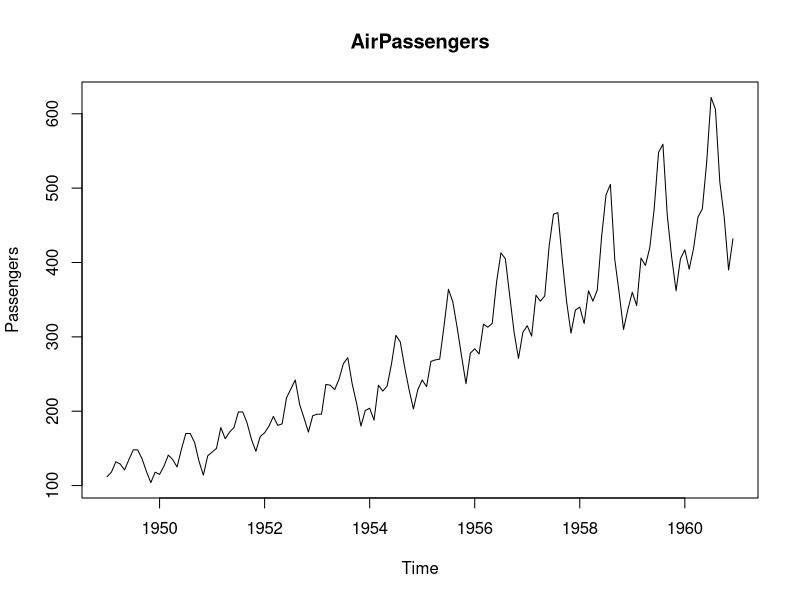
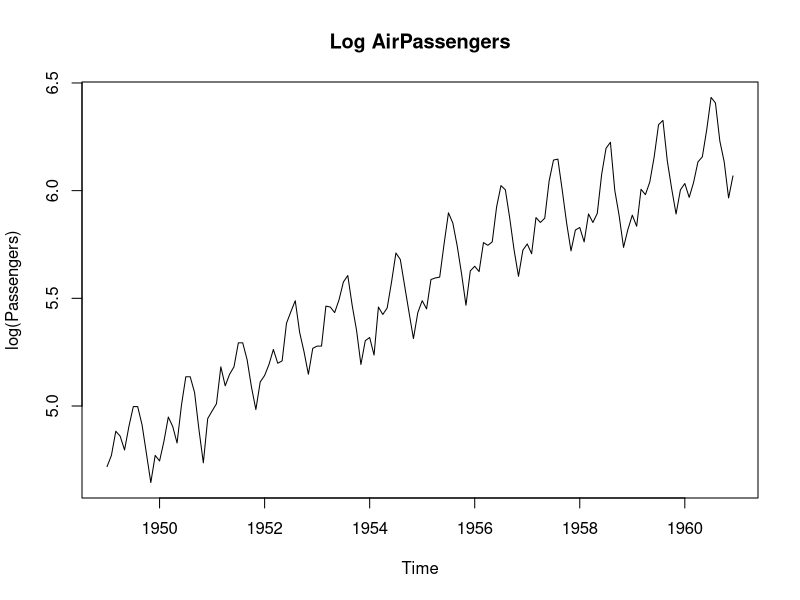
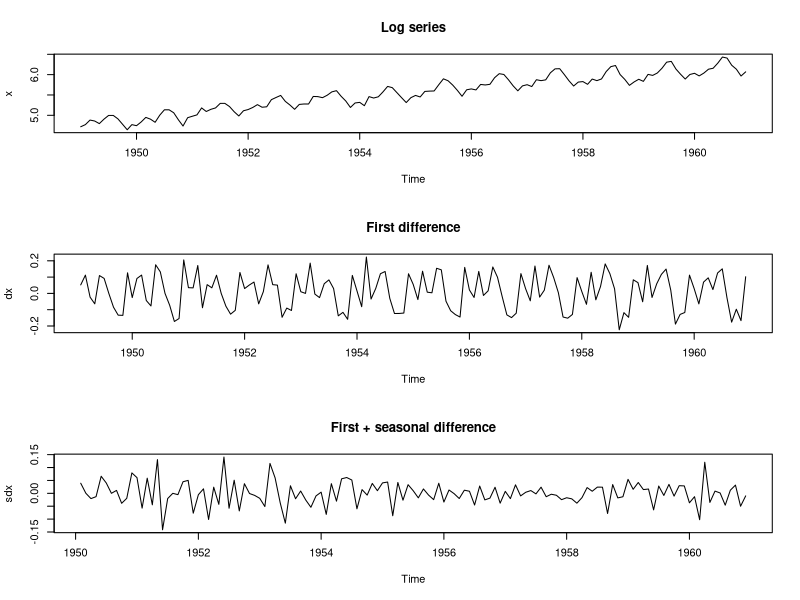
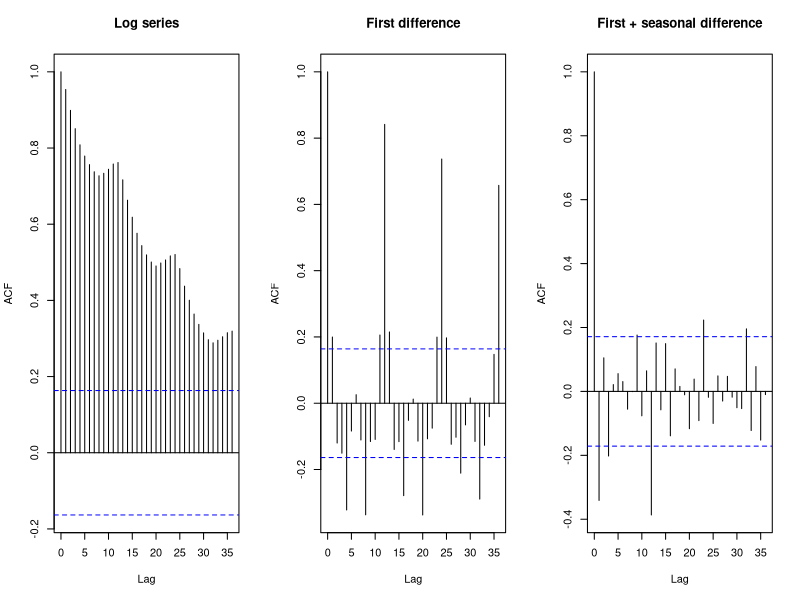
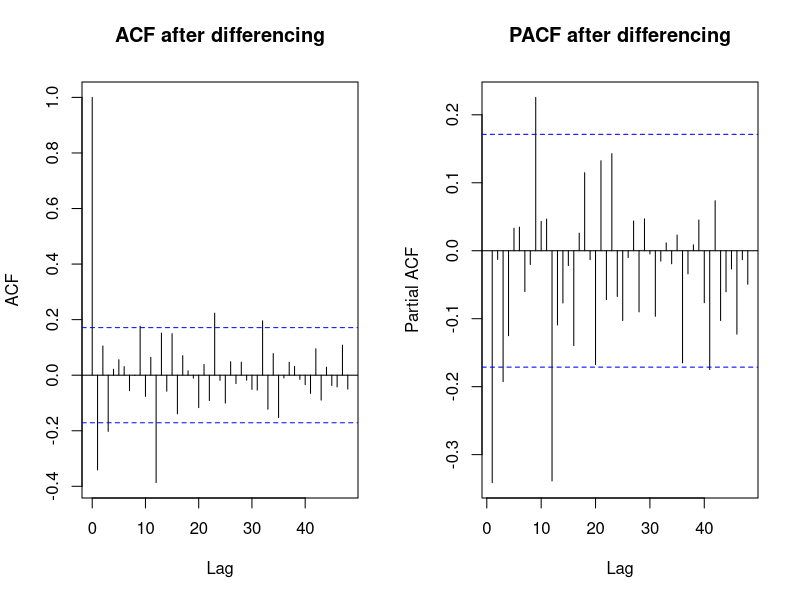
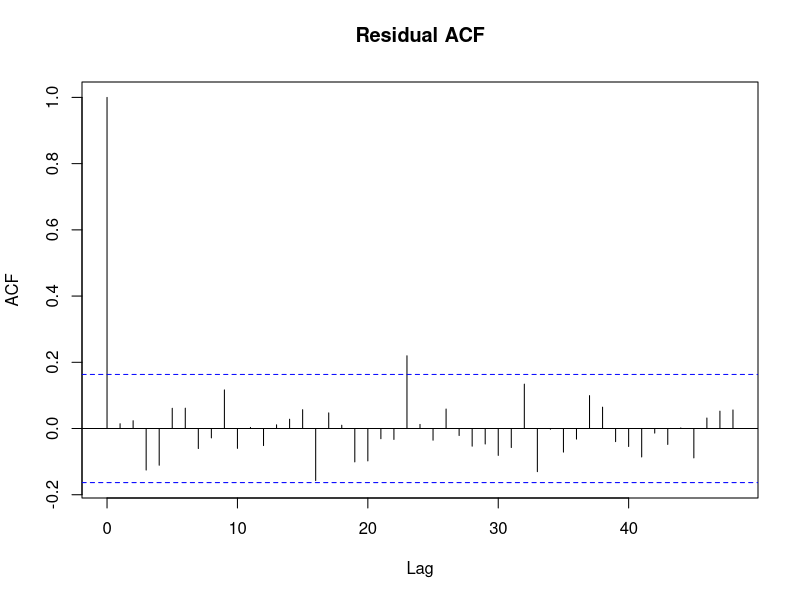
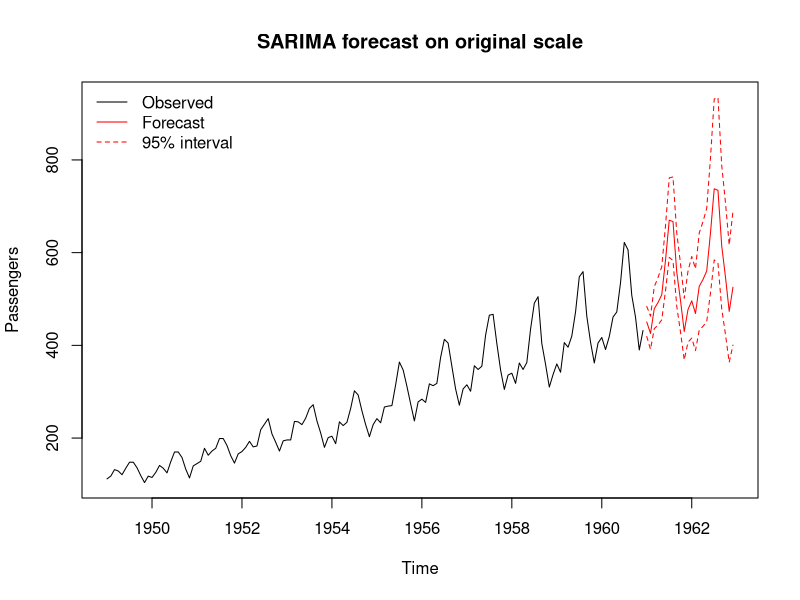

Generate these figures, in order, with R:
## ---- chunk 1
set.seed(311)
par(mfrow = c(1, 1))
## ---- chunk 2
plot(AirPassengers, main = "AirPassengers", ylab = "Passengers")
plot(log(AirPassengers), main = "Log AirPassengers", ylab = "log(Passengers)")
## ---- chunk 3
x <- log(AirPassengers)
dx <- diff(x)
sdx <- diff(dx, lag = 12)

par(mfrow = c(3, 1))
plot.ts(x, main = "Log series")
plot.ts(dx, main = "First difference")
plot.ts(sdx, main = "First + seasonal difference")
par(mfrow = c(1, 1))
## ---- chunk 4
par(mfrow = c(1, 3))
acf(as.numeric(x), lag.max = 36, main = "Log series")
acf(as.numeric(dx), lag.max = 36, main = "First difference")
acf(as.numeric(sdx), lag.max = 36, main = "First + seasonal difference")
par(mfrow = c(1, 1))
c(log_series = length(x), first_difference = length(dx),
  both_differences = length(sdx))
## ---- chunk 5
par(mfrow = c(1, 2))
acf(as.numeric(sdx), lag.max = 48, main = "ACF after differencing")
pacf(as.numeric(sdx), lag.max = 48, main = "PACF after differencing")
par(mfrow = c(1, 1))
## ---- chunk 6
fit <- arima(
  x,
  order = c(0, 1, 1),
  seasonal = list(order = c(0, 1, 1), period = 12)
)
fit
acf(as.numeric(residuals(fit)), lag.max = 48, main = "Residual ACF")
# fitdf = p + q + P + Q = 2
Box.test(residuals(fit), lag = 24, type = "Ljung-Box", fitdf = 2)
## ---- chunk 7
theta_hat <- -unname(coef(fit)["ma1"])
Theta_hat <- -unname(coef(fit)["sma1"])
data.frame(
  lag = c(1, 12, 13),
  shock_coefficient = c(-theta_hat, -Theta_hat, theta_hat * Theta_hat)
)
## ---- chunk 8
pred <- predict(fit, n.ahead = 24)
future_log <- pred$pred
future <- exp(future_log)       # conditional median (notes, Section 5.1)
lower <- exp(future_log - 1.96 * pred$se)   # 95% prediction limits
upper <- exp(future_log + 1.96 * pred$se)

ts.plot(AirPassengers, future, lower, upper,
        col = c("black", "red", "red", "red"), lty = c(1, 1, 2, 2),
        main = "SARIMA forecast on original scale",
        ylab = "Passengers")
legend("topleft", legend = c("Observed", "Forecast", "95% interval"),
       col = c("black", "red", "red"), lty = c(1, 1, 2), bty = "n")
## ---- chunk 9
future_mean <- exp(future_log + 0.5 * pred$se^2)
data.frame(
  horizon = 1:6,
  median = round(as.numeric(future)[1:6], 1),
  mean = round(as.numeric(future_mean)[1:6], 1),
  lower = round(as.numeric(lower)[1:6], 1),
  upper = round(as.numeric(upper)[1:6], 1)
)
